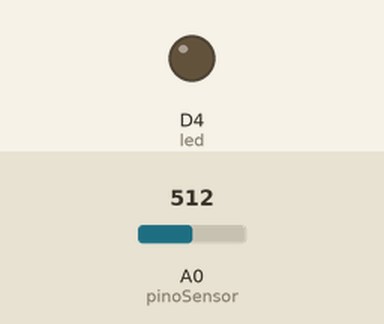
Simulated run of this sketch. Board: ESP8266 (NodeMCU). Shown: output pins drawn as LEDs (lit = HIGH). Inputs (shaded band) come from the test bench; at power-on: A0 (pinoSensor) = 512. WiFi joins after 1.5 s; servers stay silent unless stated; no MQTT or app messages arrive unless stated.

Above: at 2.7 s.
2.8 s: A0 (pinoSensor) set to 93
5.8 s: A0 (pinoSensor) set to 76
At 7.0 s:
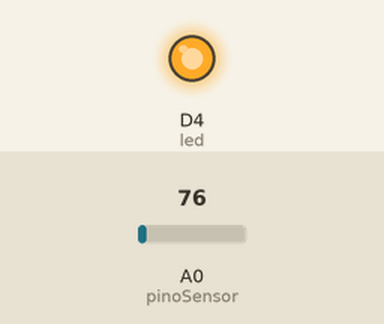
Timing chart, 0 to 8.8 s (numbered marks = the images above; inputs shaded):
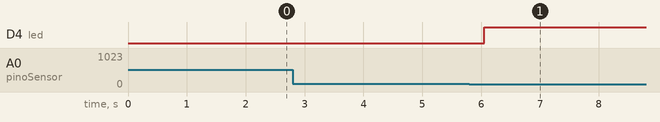

The sketch:

Bengala_conta_passos.ino
```cpp
#include <ESP8266WiFi.h>
#include <PubSubClient.h>

//Dados para conexão WiFi
const char* ssid = "MapleStory";
const char* password = "ruinamaple";

//Dados para conexão ao broker MQTT
#define mqtt_server "mqtt.tago.io"
#define mqtt_porta "1883"
#define mqtt_usuario "Token"
#define mqtt_senha "0b34603e-9ce3-4e4a-8c79-d02d08c3d02a"
#define mqtt_topico_pub "bengala"

#define MQTT_KEEPALIVE 600 //Tempo em que a conexão será mantida em segundos
#define MQTT_SOCKET_TIMEOUT 65365 // Tempo de conexão em um socket
#define pinoSensor A0 //PINO DIGITAL UTILIZADO PELO SENSOR
#define led D4 //Pino do led embutido na placa

WiFiClient espClient;
PubSubClient client(espClient);


//Define variaveis para contagem de passos
int contador=0;
const char* num_passos=0;
char* buf="";
boolean enviou=true;

//Define variaveis para determinar se o usuário está andando/parado
unsigned long tempo_ultimo_passo = 0;
boolean andar=false;

int clck=0; //Contador de repetições da função loop


void setup(){
  pinMode(pinoSensor, INPUT); //DEFINE O PINO COMO ENTRADA
  pinMode(led, OUTPUT); //Define pino como saida

  conecta_wifi(); //Conecta com o WiFi

  //Conecta ao broker MQTT
  client.setServer(mqtt_server,1883);
  client.connect(mqtt_usuario,mqtt_usuario,mqtt_senha,"Entrada",0,0,"0");
  client.setKeepAlive(MQTT_KEEPALIVE);
  client.setSocketTimeout(MQTT_SOCKET_TIMEOUT);
}

void loop(){
  //Checa se esta conectado ao broker e se há dado novo para ser enviado
  if(!client.connected() && enviou==false){reconnect();}

  //Checa conexão WiFi
  if(WiFi.status() != WL_CONNECTED) {conecta_wifi();}


 //Verifica quando um passo é dado e chama função para contagem de passos
  if((analogRead(pinoSensor))>=85) {
    cont_passos();
  }
  client.loop(); //Isso deve ser chamado regularmente para permitir que o cliente
                 //processe as mensagens recebidas e mantenha sua conexão com o servidor.
}


//Conta o número de passos
void cont_passos(){ //Conta o número de passos
  digitalWrite(led,LOW); //Led ligada para indicar um passo dado

  contador++; //Acrescenta número de passos

  // Converte número de passo para char*
  sprintf(buf,"%d",contador);

  tempo_ultimo_passo=millis();//Guarda tempo atual do passo
  delay(500);//Descarta valores desnecessários do sensor
  digitalWrite(led,HIGH); // Desliga led para indicar que não há passo sendo dado
  enviou = false;
}


//Conecta com o WiFi
void conecta_wifi() {
    // Inicia conexão com a rede WiFi
    WiFi.begin(ssid, password);

    //Aguarda conexão ser realizada corretamente
    while (WiFi.status() != WL_CONNECTED) {
      delay(1);
    }
}

//Prepara o payload para enviar o número de passos ao broker MQTT
void enviar(){
  //Criar mensagem no formado JSON definido no TagoIO
  char* str1 = strdup("{\n \"variable\" : \"Passos\",\n \"value\" : ");
  char* str3 = "\n}";
  char* str2 = strdup(buf);
  strcat(str1,str2);
  strcat(str1,str3);
  num_passos = str1;
}

//Reconecta ao broker MQTT e enviar número de passos utilizando a will message
void reconnect() {
  // Entra em um loop até que a conexão seja realizada
  enviar();
  while (!client.connected()) {
    if (client.connect("NodeMCU Bengala",mqtt_usuario,mqtt_senha,mqtt_topico_pub,2,1,num_passos)) {
    } else {
      delay(1);
    }
  }
  contador=0;
  enviou=true;
}
```

Measured:
- the behaviour switches between 85 and 84 on A0 (pinoSensor) (found by bisection; images 0 and 1)
- after the input at 5.8 s, D4 (led): LOW → HIGH after 0.25 s
